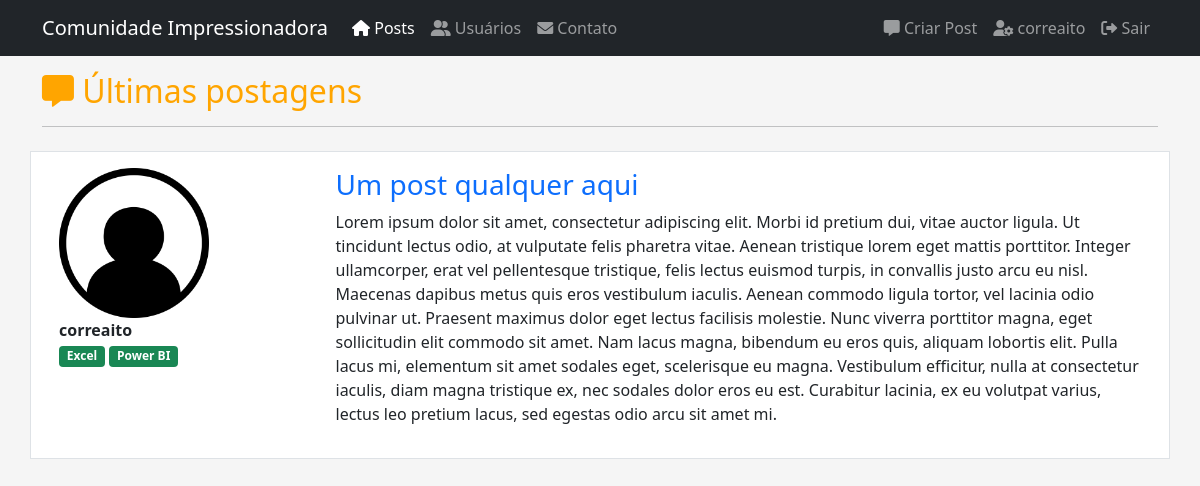
/ (signed in), run on the app's committed database.
### comunidadeimpressionadora/models.py (models this page shows, shortened)
class Usuario(database.Model, UserMixin):
    id = database.Column(database.Integer, primary_key=True)
    username = database.Column(database.String, nullable=False)
    email = database.Column(database.String, nullable=False, unique=True)
    senha = database.Column(database.String, nullable=False)
    foto_perfil = database.Column(database.String, default='default.png')
    posts = database.relationship('Post', backref='autor', lazy=True)
    cursos = database.Column(MutableList.as_mutable(PickleType), default=['Não Informado'])

class Post(database.Model):
    id = database.Column(database.Integer, primary_key=True)
    titulo = database.Column(database.String, nullable=False)
    corpo = database.Column(database.Text, nullable=False)
    data_criacao = database.Column(database.DateTime, nullable=False, default=datetime.utcnow())
    id_usuario = database.Column(database.Integer, database.ForeignKey('usuario.id'), nullable=False)

### comunidadeimpressionadora/routes.py (the view)
@app.route("/")
@login_required
def home():
    posts = Post.query.order_by(Post.id.desc())
    return render_template('home.html', posts=posts)

### comunidadeimpressionadora/models.py (called while the page is built)
@login_manager.user_loader
def load_usuario(id_usuario):
    return Usuario.query.get(int(id_usuario))

### comunidadeimpressionadora/templates/home.html (shortened to what this page needs)
{% extends 'base.html' %}
{% block body %}
<div class="container mt-3">
    <h2 style="color:orange"><i class="fa-solid fa-message"></i> Últimas postagens</h2>
    <hr>
    {% for post in posts %}
    <div class="row border mt-4 p-3 meupost">
        <div class="col col-3">
            <div class="image pe-2"><img
                    src="{{ url_for('static', filename='fotos_perfil/{}'.format(post.autor.foto_perfil)) }}"
                    class="rounded-3" width="150"></div>
            <strong>{{ post.autor.username }}</strong><br>
            {% for curso in post.autor.cursos %}
            <span class="badge bg-success" disabled>{{ curso }}</span>
            {% endfor %}
        </div>
        <div class="col col-9">
            <a style="text-decoration:none" href="{{ url_for('exibir_post', post_id=post.id) }}"><h3>{{ post.titulo
                }}</h3></a>
            <p>{{ post.corpo }}</p>
        </div>
    </div>
    {% endfor %}
</div>
{% endblock %}

### comunidadeimpressionadora/templates/navbar.html (shortened to what this page needs)
<nav class="navbar navbar-expand-lg navbar-dark bg-dark">
    <div class="container-fluid container">
        <a class="navbar-brand" href="{{ url_for('home') }}">Comunidade Impressionadora</a>
        <div class="collapse navbar-collapse" id="navbarSupportedContent">
            <ul class="navbar-nav me-auto mb-2 mb-lg-0">
                <li class="nav-item">
                    <a class="nav-link active" aria-current="page" href="{{ url_for('home') }}"><i class="fa-solid fa-house"></i> Posts</a>
                </li>
                <li class="nav-item">
                    <a class="nav-link" href="{{ url_for('usuarios') }}"><i class="fa-solid fa-user-group"></i> Usuários</a>
                </li>
                <li class="nav-item">
                    <a class="nav-link" href="{{ url_for('contato') }}"><i class="fa-solid fa-envelope"></i> Contato</a>
                </li>
            </ul>
            <ul class="d-flex navbar-nav">
                {% if current_user.is_authenticated %}
                    <li class="nav-item">
                    <a class="nav-link" href="{{ url_for('criar_post') }}"><i class="fa-solid fa-message"></i> Criar Post</a>
                    </li>
                    <li class="nav-item">
                    <a class="nav-link" href="{{ url_for('perfil') }}"><i class="fa-solid fa-user-gear"></i> {{ current_user.username }}</a>
                    </li>
                    <li class="nav-item">
                    <a class="nav-link" href="{{ url_for('sair') }}"><i class="fa-solid fa-right-from-bracket"></i> Sair</a>
                    </li>
                {% endif %}
            </ul>
        </div>
    </div>
</nav>

### comunidadeimpressionadora/static/main.css (style rules this page uses)
body { background-color: #f5f5f5 }
.meupost { background: #fff !important; }

### data on the page
Usuario: username "correaito"
Post: foto_perfil (placeholder picture), autor.username "correaito", cursos "Excel" "Power BI", titulo "Um post qualquer aqui", corpo "Lorem ipsum dolor sit amet, consectetur adipiscing elit. Morbi id pretium dui, vitae auctor ligula. Ut tincidunt lectus odio, at vulputate felis pharetra vitae. Aenean tristique lorem eget mattis porttitor. Integer ullamcorper, erat vel pellentesque tristique, felis lectus euismod turpis, in convallis justo arcu eu nisl. Maecenas dapibus metus quis eros vestibulum iaculis. Aenean commodo ligula tortor, vel lacinia odio pulvinar ut. Praesent maximus dolor eget lectus facilisis molestie. Nunc viverra porttitor magna, eget sollicitudin elit commodo sit amet. Nam lacus magna, bibendum eu eros quis, aliquam lobortis elit. Pulla lacus mi, elementum sit amet sodales eget, scelerisque eu magna.…"
